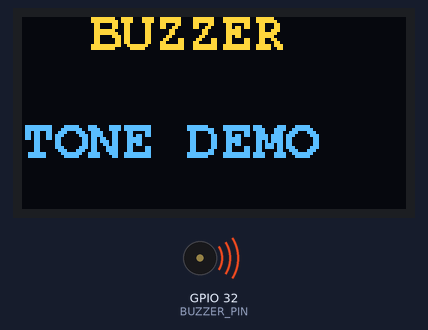
A sketch run on a simulated ESP32. On the bench: 128×64 one-colour display, buzzer (waves = sounding). The OLED is the two-colour kind (top 16 rows yellow).

Above: at 0.1 s.
Timing chart, 0 to 130.0 s (numbered marks = the images above):
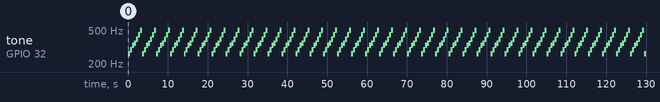

Measured:
- by itself, tone on GPIO 32 (BUZZER_PIN): repeats every 3.5 s: 294 Hz 0.50 s, 330 Hz 0.50 s, 349 Hz 0.50 s, 392 Hz 0.50 s, 440 Hz 0.50 s, 494 Hz 0.50 s, 262 Hz 0.50 s

The sketch:

buzzer.ino
```cpp
/*
 * Buzzer demo
 * Konnect ESP32-Sigfox dev board
 *
 * @author @author https://www.warefab.com
 */

#include <Wire.h>
#include <Adafruit_GFX.h>
#include <Adafruit_SSD1306.h>
#include <fonts/FreeMonoBold9pt7b.h>

#include <Tone32.h>

#define BUZZER_PIN 32
#define BUZZER_CHANNEL 0

#define SCREEN_WIDTH 128 // OLED display width, in pixels
#define SCREEN_HEIGHT 64 // OLED display height, in pixels

Adafruit_SSD1306 display(SCREEN_WIDTH, SCREEN_HEIGHT, &Wire, -1);

void setup() {
  Wire.begin();
  Serial.begin(115200);
  display.begin(SSD1306_SWITCHCAPVCC, 0x3c);
  display.setTextSize(1);
  display.setFont(&FreeMonoBold9pt7b);
  display.setTextColor(WHITE);
  display.setCursor(0,10);
  display.clearDisplay();
  display.println("  BUZZER");
  display.println();
  display.println("TONE DEMO");
  display.display();
}

void loop() {
  tone(BUZZER_PIN, NOTE_C4, 500, BUZZER_CHANNEL);
  noTone(BUZZER_PIN, BUZZER_CHANNEL);
  tone(BUZZER_PIN, NOTE_D4, 500, BUZZER_CHANNEL);
  noTone(BUZZER_PIN, BUZZER_CHANNEL);
  tone(BUZZER_PIN, NOTE_E4, 500, BUZZER_CHANNEL);
  noTone(BUZZER_PIN, BUZZER_CHANNEL);
  tone(BUZZER_PIN, NOTE_F4, 500, BUZZER_CHANNEL);
  noTone(BUZZER_PIN, BUZZER_CHANNEL);
  tone(BUZZER_PIN, NOTE_G4, 500, BUZZER_CHANNEL);
  noTone(BUZZER_PIN, BUZZER_CHANNEL);
  tone(BUZZER_PIN, NOTE_A4, 500, BUZZER_CHANNEL);
  noTone(BUZZER_PIN, BUZZER_CHANNEL);
  tone(BUZZER_PIN, NOTE_B4, 500, BUZZER_CHANNEL);
  noTone(BUZZER_PIN, BUZZER_CHANNEL);
}
```
